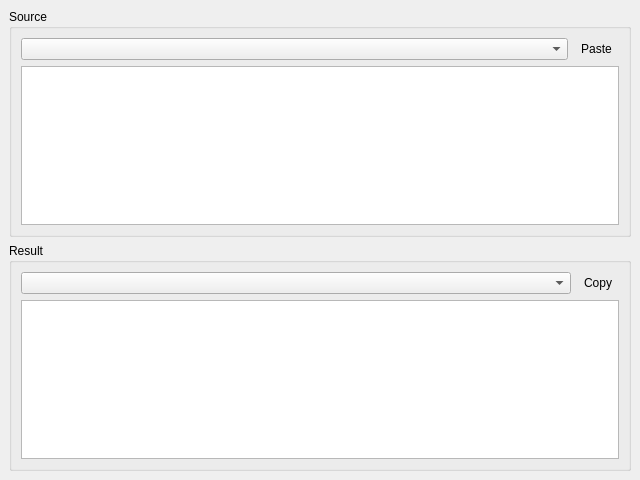
<?xml version="1.0" encoding="UTF-8"?>
<ui version="4.0">
 <class>MainWindow</class>
 <widget class="QMainWindow" name="MainWindow">
  <property name="geometry">
   <rect>
    <x>0</x>
    <y>0</y>
    <width>640</width>
    <height>480</height>
   </rect>
  </property>
  <property name="windowTitle">
   <string>MG HEX Utility</string>
  </property>
  <widget class="QWidget" name="centralwidget">
   <layout class="QVBoxLayout" name="verticalLayout">
    <item>
     <widget class="QGroupBox" name="groupSource">
      <property name="title">
       <string>Source</string>
      </property>
      <layout class="QVBoxLayout" name="verticalLayout_3">
       <item>
        <widget class="QFrame" name="frame_2">
         <layout class="QHBoxLayout" name="horizontalLayout">
          <property name="leftMargin">
           <number>0</number>
          </property>
          <property name="topMargin">
           <number>0</number>
          </property>
          <property name="rightMargin">
           <number>0</number>
          </property>
          <property name="bottomMargin">
           <number>0</number>
          </property>
          <item>
           <widget class="QComboBox" name="comboSourceType"/>
          </item>
          <item>
           <widget class="QToolButton" name="btnSourcePaste">
            <property name="text">
             <string>Paste</string>
            </property>
            <property name="autoRaise">
             <bool>true</bool>
            </property>
           </widget>
          </item>
         </layout>
        </widget>
       </item>
       <item>
        <widget class="QPlainTextEdit" name="editSource">
         <property name="styleSheet">
          <string notr="true">font-family:  &quot;Courier&quot;;</string>
         </property>
        </widget>
       </item>
      </layout>
     </widget>
    </item>
    <item>
     <widget class="QGroupBox" name="groupResult">
      <property name="title">
       <string>Result</string>
      </property>
      <layout class="QVBoxLayout" name="verticalLayout_2">
       <item>
        <widget class="QFrame" name="frame">
         <layout class="QHBoxLayout" name="horizontalLayout_2">
          <property name="leftMargin">
           <number>0</number>
          </property>
          <property name="topMargin">
           <number>0</number>
          </property>
          <property name="rightMargin">
           <number>0</number>
          </property>
          <property name="bottomMargin">
           <number>0</number>
          </property>
          <item>
           <widget class="QComboBox" name="comboResultType"/>
          </item>
          <item>
           <widget class="QToolButton" name="btnResultCopy">
            <property name="text">
             <string>Copy</string>
            </property>
            <property name="autoRaise">
             <bool>true</bool>
            </property>
           </widget>
          </item>
         </layout>
        </widget>
       </item>
       <item>
        <widget class="QPlainTextEdit" name="editResult">
         <property name="styleSheet">
          <string notr="true">font-family:  &quot;Courier&quot;;</string>
         </property>
         <property name="readOnly">
          <bool>true</bool>
         </property>
        </widget>
       </item>
      </layout>
     </widget>
    </item>
   </layout>
  </widget>
 </widget>
 <resources/>
 <connections/>
</ui>
